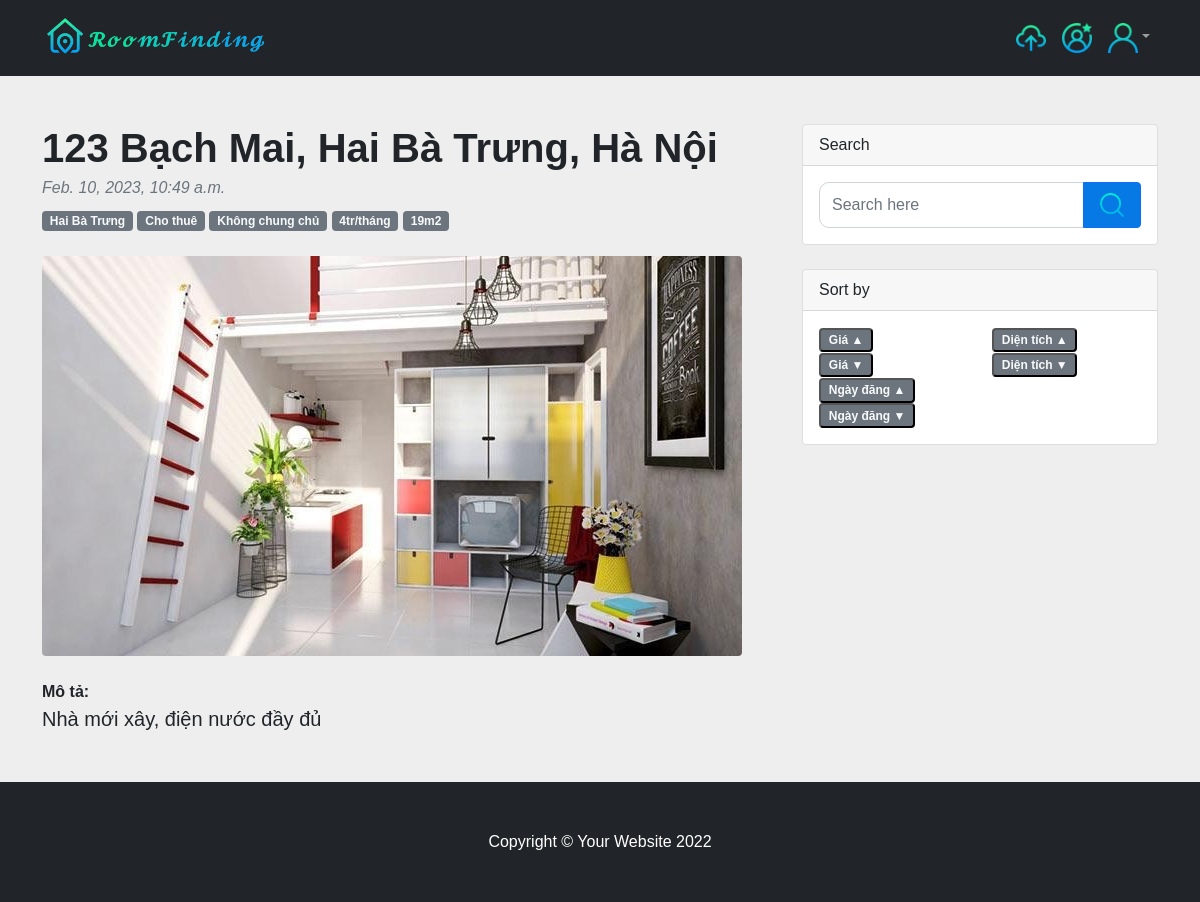
The page /inforpage/eb7dacd1-c0b6-46f9-a684-cf2076de8b4d on the database its author committed.
### core/models.py (models this page shows, shortened)
class Post(models.Model):
    id = models.UUIDField(primary_key=True, default=uuid.uuid4)
    user = models.TextField(max_length=100)
    image = models.ImageField(upload_to='post_images',
                              default='default_post_image.avif')
    createTime = models.DateTimeField(default=datetime.now)
    type = models.TextField(default='Cho thuê')
    housetype = models.TextField(default='Không chung chủ')
    location = models.TextField()
    district = models.TextField(default='Undefined District')
    price = models.IntegerField(default=0)
    area= models.IntegerField(default=0)
    details = models.TextField()
    like_check= models.IntegerField(default=random.randint(1,99))
    user_wishList= models.ManyToManyField(User, related_name='user_wishList', blank=True)

### core/views.py (the view)
# urls.py: path('inforpage/<str:postid>', views.inforpage, name='inforpage'),
def inforpage(request, postid):
    user_post = Post.objects.get(id=postid)
    context = {
        'user_post': user_post,
    }
    return render(request, 'inforpage.html', context)

### templates/inforpage.html (shortened to what this page needs)
{% load static %}
<!DOCTYPE html>
<html lang="en">
<head>
    <link href="{% static 'css/styles.css' %}" rel="stylesheet" />
</head>
<body>
    {% include 'header.html' %}
    <div class="container mt-5">
        <div class="row">
            <div class="col-lg-8">
                <article>
                    <header class="mb-4">
                        <h1 class="fw-bolder mb-1">{{user_post.location}}, {{user_post.district}}, Hà Nội</h1>
                        <div class="text-muted fst-italic mb-2">{{user_post.createTime}}</div>
                        <a class="badge bg-secondary text-decoration-none link-light" href="#!">{{user_post.district}}</a>
                        <a class="badge bg-secondary text-decoration-none link-light" href="#!">{{user_post.type}}</a>
                        <a class="badge bg-secondary text-decoration-none link-light" href="#!">{{user_post.housetype}}</a>
                        <a class="badge bg-secondary text-decoration-none link-light" href="#!">{{user_post.price}}tr/tháng</a>
                        <a class="badge bg-secondary text-decoration-none link-light" href="#!">{{user_post.area}}m2</a>
                    </header>
                    <figure class="mb-4"><img class="img-fluid rounded"
                            src="{{user_post.image.url}}" alt="..." /></figure>
                    <section class="mb-5">
                        <div class="fw-bold">Mô tả:</div>
                        <p class="fs-5 mb-4">{{user_post.details}}</p>
                    </section>
                </article>
            </div>
            {% include 'sideWidget.html' %}
        </div>
    </div>
    <footer class="py-5 bg-dark">
        <div class="container">
            <p class="m-0 text-center text-white">Copyright &copy; Your Website 2022</p>
        </div>
    </footer>
</body>
</html>

### rows shown on the page
Post: location "123 Bạch Mai", district "Hai Bà Trưng", createTime "Feb. 10, 2023, 10:49 a.m.", type "Cho thuê", housetype "Không chung chủ", price "4", area "19", image (picture), details "Nhà mới xây, điện nước đầy đủ"
